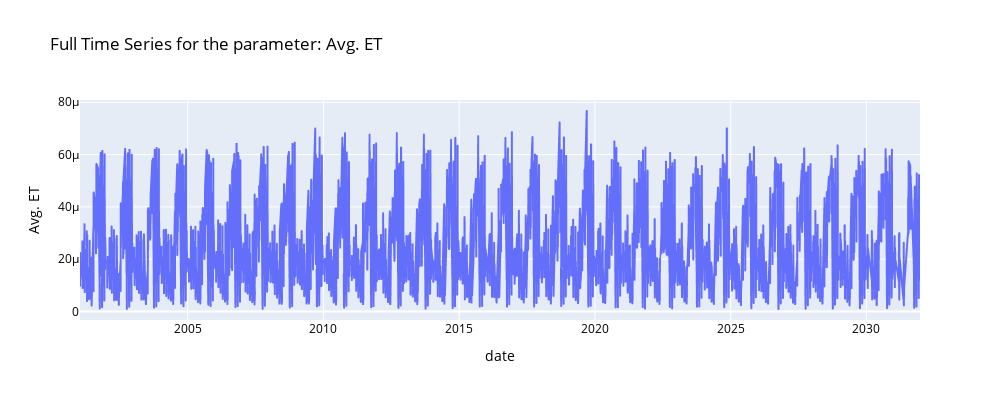
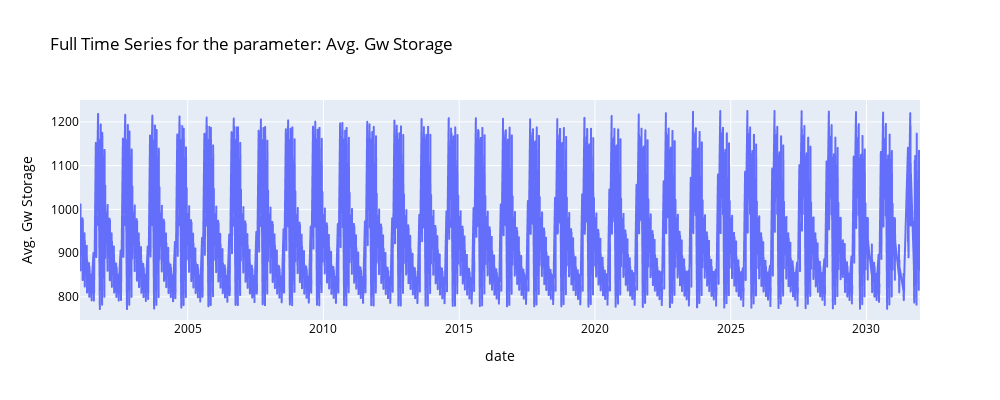
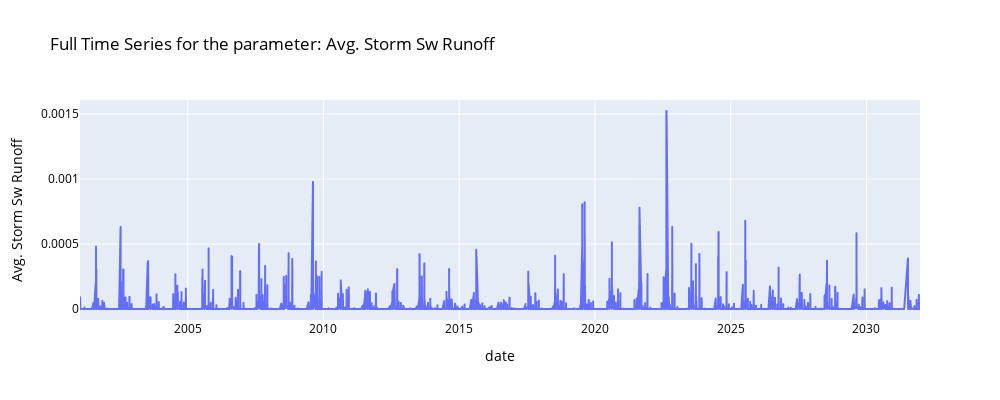
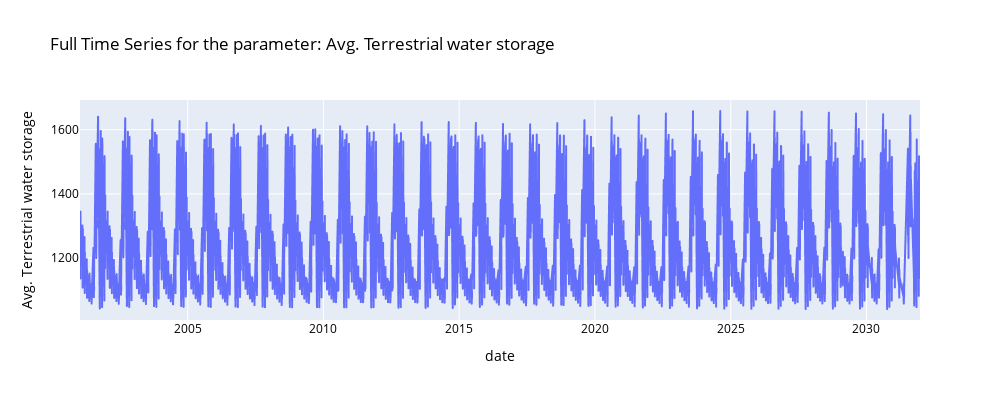

Notebook cell for these charts, in order:
### Markdown cell above
#### **TIME SERIES PLOTS**

### Code cell
# plotting the timeseries plots of all the variables
#parameters = ['Avg. ET', 'Avg. Gw Storage','Avg. Storm Sw Runoff','Avg. Terrestrial water storage']
for param in parameters:
    fig = px.line(df_copy,y=param,title=f'Full Time Series for the parameter: {param}')
    fig.update_layout(
        font=dict(size=12, color='black'),
        autosize=False,
        width=1000,
        height=400
    )
    fig.show()

### Figure 1 — Plotly figure (JSON) as saved in the notebook; plotly's stock layout.template omitted (floating-point values rounded to 4 significant figures; data arrays with more than 128 entries replaced by an {"elided": "..."} marker saying what was removed)
{"data": [{"hovertemplate": "date=%{x}<br>Avg. ET=%{y}<extra></extra>", "legendgroup": "", "line": {"color": "#636efa", "dash": "solid"}, "marker": {"symbol": "circle"}, "mode": "lines", "name": "", "showlegend": false, "type": "scattergl", "x": {"elided": "4929 str values"}, "xaxis": "x", "y": {"elided": "4929 float values"}, "yaxis": "y"}], "layout": {"autosize": false, "font": {"color": "black", "size": 12}, "height": 400, "legend": {"tracegroupgap": 0}, "title": {"text": "Full Time Series for the parameter: Avg. ET"}, "width": 1000, "xaxis": {"anchor": "y", "domain": [0, 1], "title": {"text": "date"}}, "yaxis": {"anchor": "x", "domain": [0, 1], "title": {"text": "Avg. ET"}}}}

### Figure 2 — Plotly figure (JSON) as saved in the notebook; plotly's stock layout.template omitted (floating-point values rounded to 4 significant figures; data arrays with more than 128 entries replaced by an {"elided": "..."} marker saying what was removed)
{"data": [{"hovertemplate": "date=%{x}<br>Avg. Gw Storage=%{y}<extra></extra>", "legendgroup": "", "line": {"color": "#636efa", "dash": "solid"}, "marker": {"symbol": "circle"}, "mode": "lines", "name": "", "showlegend": false, "type": "scattergl", "x": {"elided": "4929 str values"}, "xaxis": "x", "y": {"elided": "4929 float values"}, "yaxis": "y"}], "layout": {"autosize": false, "font": {"color": "black", "size": 12}, "height": 400, "legend": {"tracegroupgap": 0}, "title": {"text": "Full Time Series for the parameter: Avg. Gw Storage"}, "width": 1000, "xaxis": {"anchor": "y", "domain": [0, 1], "title": {"text": "date"}}, "yaxis": {"anchor": "x", "domain": [0, 1], "title": {"text": "Avg. Gw Storage"}}}}

### Figure 3 — Plotly figure (JSON) as saved in the notebook; plotly's stock layout.template omitted (floating-point values rounded to 4 significant figures; data arrays with more than 128 entries replaced by an {"elided": "..."} marker saying what was removed)
{"data": [{"hovertemplate": "date=%{x}<br>Avg. Storm Sw Runoff=%{y}<extra></extra>", "legendgroup": "", "line": {"color": "#636efa", "dash": "solid"}, "marker": {"symbol": "circle"}, "mode": "lines", "name": "", "showlegend": false, "type": "scattergl", "x": {"elided": "4929 str values"}, "xaxis": "x", "y": {"elided": "4929 float values"}, "yaxis": "y"}], "layout": {"autosize": false, "font": {"color": "black", "size": 12}, "height": 400, "legend": {"tracegroupgap": 0}, "title": {"text": "Full Time Series for the parameter: Avg. Storm Sw Runoff"}, "width": 1000, "xaxis": {"anchor": "y", "domain": [0, 1], "title": {"text": "date"}}, "yaxis": {"anchor": "x", "domain": [0, 1], "title": {"text": "Avg. Storm Sw Runoff"}}}}

### Figure 4 — Plotly figure (JSON) as saved in the notebook; plotly's stock layout.template omitted (floating-point values rounded to 4 significant figures; data arrays with more than 128 entries replaced by an {"elided": "..."} marker saying what was removed)
{"data": [{"hovertemplate": "date=%{x}<br>Avg. Terrestrial water storage=%{y}<extra></extra>", "legendgroup": "", "line": {"color": "#636efa", "dash": "solid"}, "marker": {"symbol": "circle"}, "mode": "lines", "name": "", "showlegend": false, "type": "scattergl", "x": {"elided": "4929 str values"}, "xaxis": "x", "y": {"elided": "4929 float values"}, "yaxis": "y"}], "layout": {"autosize": false, "font": {"color": "black", "size": 12}, "height": 400, "legend": {"tracegroupgap": 0}, "title": {"text": "Full Time Series for the parameter: Avg. Terrestrial water storage"}, "width": 1000, "xaxis": {"anchor": "y", "domain": [0, 1], "title": {"text": "date"}}, "yaxis": {"anchor": "x", "domain": [0, 1], "title": {"text": "Avg. Terrestrial water storage"}}}}
